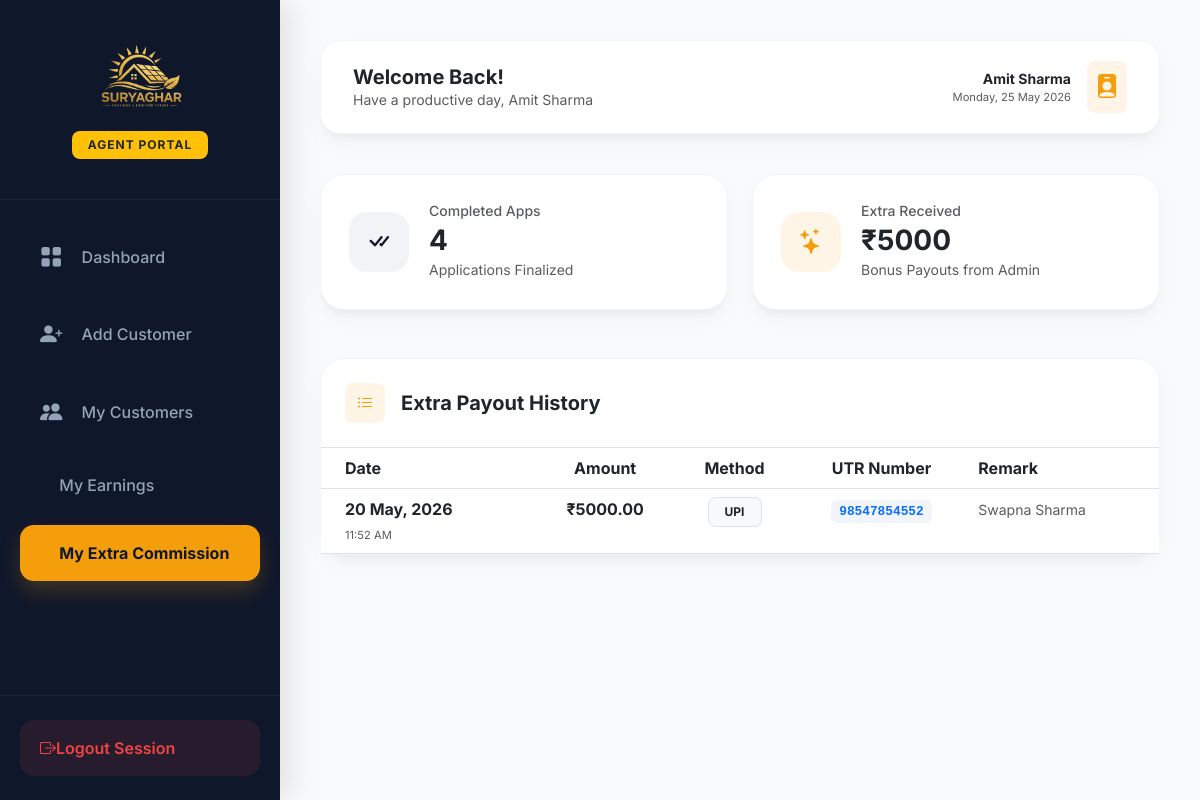
The app's page /agent-extra-commission/ (signed in) with its own data.
### app/models.py (models this page shows, shortened)
class Agent(models.Model):
    name = models.CharField(max_length=100)
    email = models.EmailField(unique=True)
    phone = models.CharField(max_length=15, unique=True)
    address = models.TextField(null=True, blank=True)
    profile_photo = models.ImageField(upload_to='profile_photos/', null=True, blank=True)
    aadhar_number = models.CharField(max_length=15, null=True, blank=True)
    aadhar_card_image = models.ImageField(upload_to='aadhar_cards/', null=True, blank=True)
    password = models.CharField(max_length=100)
    is_active = models.BooleanField(default=True)
    created_at = models.DateTimeField(auto_now_add=True)

class Payment(models.Model):
    PAYMENT_METHODS = [
        ('UPI', 'UPI'),
        ('Cash', 'Cash'),
    ]
    PAYMENT_TYPES = [
        ('Regular', 'Regular Commission'),
        ('Extra', 'Extra Commission'),
    ]
    agent = models.ForeignKey(Agent, on_delete=models.CASCADE, related_name='payments')
    amount = models.DecimalField(max_digits=10, decimal_places=2)
    method = models.CharField(max_length=10, choices=PAYMENT_METHODS)
    payment_type = models.CharField(max_length=20, choices=PAYMENT_TYPES, default='Regular')
    utr_number = models.CharField(max_length=50, null=True, blank=True)
    date = models.DateTimeField(auto_now_add=True)
    remark = models.CharField(max_length=255, null=True, blank=True)

### app/views.py (the view)
# urls.py: path('agent-extra-commission/', views.agent_extra_commission_view, name='agent_extra_commission'), # Agent's extra earnings list
def agent_extra_commission_view(request):
    agent_id = request.session.get('agent_id')
    if not agent_id:
        return redirect('agent_login')
    agent = get_object_or_404(Agent, id=agent_id)
    confirmed_count = Customer.objects.filter(agent=agent, status='Confirmed').count()
    total_paid_extra = Payment.objects.filter(agent=agent, payment_type='Extra').aggregate(Sum('amount'))['amount__sum'] or 0
    payments = Payment.objects.filter(agent=agent, payment_type='Extra').order_by('-date')
    return render(request, 'agent/extra_commission_list.html', {
        'agent': agent,
        'confirmed_count': confirmed_count,
        'total_paid_extra': total_paid_extra,
        'payments': payments
    })

### app/templates/agent/extra_commission_list.html (shortened to what this page needs)
{% extends 'agent/agent_dashboard.html' %}
{% load static %}
{% block sidebar_nav %}
<a class="nav-link {% if request.resolver_match.url_name == 'agent_dashboard' %}active{% endif %}" href="{% url 'agent_dashboard' %}">
    <i class="bi bi-grid-fill"></i> Dashboard
</a>
<a class="nav-link {% if request.resolver_match.url_name == 'add_customer' %}active{% endif %}" href="{% url 'add_customer' %}">
    <i class="bi bi-person-plus-fill"></i> Add Customer
</a>
<a class="nav-link {% if request.resolver_match.url_name == 'agent_customer_list' %}active{% endif %}" href="{% url 'agent_customer_list' %}">
    <i class="bi bi-people-fill"></i> My Customers
</a>
<a class="nav-link {% if request.resolver_match.url_name == 'agent_commission' %}active{% endif %}" href="{% url 'agent_commission' %}">
     My Earnings
</a>
<a class="nav-link {% if request.resolver_match.url_name == 'agent_extra_commission' %}active{% endif %}" href="{% url 'agent_extra_commission' %}">
     My Extra Commission
</a>
{% endblock %}
{% block dashboard_content %}
<div class="row g-4 mb-5">
    <div class="col-md-6">
        <div class="stat-card">
            <div class="stat-icon icon-navy">
                <i class="bi bi-check-all"></i>
            </div>
            <div>
                <h6 class="text-muted small mb-1">Completed Apps</h6>
                <h3 class="fw-bold mb-0 text-dark">{{ confirmed_count }}</h3>
                <small class="text-muted extra-small">Applications Finalized</small>
            </div>
        </div>
    </div>
    <div class="col-md-6">
        <div class="stat-card">
            <div class="stat-icon icon-gold">
                <i class="bi bi-stars"></i>
            </div>
            <div>
                <h6 class="text-muted small mb-1">Extra Received</h6>
                <h3 class="fw-bold mb-0 text-dark">₹{{ total_paid_extra }}</h3>
                <small class="text-muted extra-small">Bonus Payouts from Admin</small>
            </div>
        </div>
    </div>
</div>
<div class="modern-card p-0">
    <div class="p-4 border-bottom d-flex align-items-center">
        <div class="icon-gold p-2 rounded-3 me-3" style="width: 40px; height: 40px; display: flex; align-items: center; justify-content: center;">
            <i class="bi bi-list-ul"></i>
        </div>
        <h5 class="fw-bold mb-0 text-dark">Extra Payout History</h5>
    </div>
    <div class="table-responsive">
        <table class="table modern-table mb-0">
            <thead>
                <tr>
                    <th class="ps-4">Date</th>
                    <th class="text-center">Amount</th>
                    <th class="text-center">Method</th>
                    <th class="text-center">UTR Number</th>
                    <th>Remark</th>
                </tr>
            </thead>
            <tbody>
                {% for payment in payments %}
                <tr>
                    <td class="ps-4">
                        <div class="fw-bold text-dark">{{ payment.date|date:"d M, Y" }}</div>
                        <small class="text-muted" style="font-size: 0.7rem;">{{ payment.date|time:"h:i A" }}</small>
                    </td>
                    <td class="text-center fw-bold text-dark">₹{{ payment.amount }}</td>
                    <td class="text-center">
                        <span class="badge bg-light text-dark border px-3 py-2" style="border-radius: 8px;">{{ payment.method }}</span>
                    </td>
                    <td class="text-center">
                        {% if payment.utr_number %}
                            <code class="text-primary fw-bold" style="font-size: 0.8rem; background: #f1f5f9; padding: 4px 8px; border-radius: 6px;">{{ payment.utr_number }}</code>
                        {% else %}
                            <span class="text-muted small">-</span>
                        {% endif %}
                    </td>
                    <td>
                        {% if payment.remark %}
                            <span class="small text-muted">{{ payment.remark }}</span>
                        {% else %}
                            <span class="text-muted small">No remark</span>
                        {% endif %}
                    </td>
                </tr>
                {% endfor %}
            </tbody>
        </table>
    </div>
</div>
{% endblock %}

### app/templates/agent/agent_dashboard.html (shortened to what this page needs)
{% load static %}
<!DOCTYPE html>
<html lang="en">
<head>
    <link href="https://cdn.jsdelivr.net/npm/bootstrap@5.3.0/dist/css/bootstrap.min.css" rel="stylesheet">
    <link rel="stylesheet" href="https://cdn.jsdelivr.net/npm/bootstrap-icons@1.11.1/font/bootstrap-icons.css">
</head>
<body>
    <div class="sidebar" id="sidebar">
        <div class="sidebar-logo-container">
            <img src="{% static 'images/logo.png' %}" alt="Suryaghar Logo" class="img-fluid mb-3" style="max-height: 75px;">
            <div class="text-center">
                <span class="badge bg-warning text-dark fw-bold px-3 py-2" style="border-radius: 8px; font-size: 0.75rem; letter-spacing: 1px;">
                    AGENT PORTAL
                </span>
            </div>
        </div>
        <div class="sidebar-nav">
            {% block sidebar_nav %}{% endblock %}
        </div>
        <div class="logout-container">
            <a href="{% url 'logout' %}" class="logout-link">
                <i class="bi bi-box-arrow-right"></i>
                <span>Logout Session</span>
            </a>
        </div>
    </div>
    <div class="main-content">
        <div class="topbar d-flex justify-content-between align-items-center">
            <div class="d-flex align-items-center gap-3">
                <div>
                    <h5 class="fw-bold mb-0 text-dark">{% block page_title %}{% block welcome_msg %}Welcome Back!{% endblock %}{% endblock %}</h5>
                    <p class="text-muted small mb-0">{% block page_subtitle %}{% block sub_welcome %}Have a productive day, {{ request.session.agent_name|default:"Agent" }}{% endblock %}{% endblock %}</p>
                </div>
            </div>
            <div class="d-flex align-items-center gap-3">
                <div class="text-end d-none d-sm-block">
                    <div class="fw-bold small text-dark">{{ request.session.agent_name|default:"Field Agent" }}</div>
                    <div class="text-muted extra-small" style="font-size: 0.7rem;">{% now "l, d M Y" %}</div>
                </div>
                <div class="icon-gold p-2 rounded-3">
                    <i class="bi bi-person-badge-fill fs-4"></i>
                </div>
            </div>
        </div>
        {% block dashboard_content %}{% endblock %}
    </div>
</body>
</html>

### app/templates/agent/agent_dashboard.html (style rules this page uses)
:root { --sidebar-width: 280px; --deep-navy: #0f172a; --secondary-navy: #1e293b; --gold-primary: #f59e0b; --gold-hover: #d97706; --bg-light: #f8fafc; --text-main: #1e293b; --text-muted: #64748b; --card-shadow: 0 10px 25px -5px rgba(0, 0, 0, 0.05), 0 8px 10px -6px rgba(0, 0, 0, 0.05); --transition: all 0.3s cubic-bezier(0.4, 0, 0.2, 1); }
body { font-family: 'Inter', system-ui, -apple-system, sans-serif; background-color: var(--bg-light); color: var(--text-main); }
.sidebar { width: var(--sidebar-width); height: 100vh; position: fixed; left: 0; top: 0; background: var(--deep-navy); z-index: 1050; transition: var(--transition); display: flex; flex-direction: column; box-shadow: 10px 0 30px rgba(0,0,0,0.1); }
.sidebar-logo-container { padding: 2.5rem 1.5rem; text-align: center; border-bottom: 1px solid rgba(255,255,255,0.05); }
.sidebar-nav { padding: 1.5rem 1.25rem; flex-grow: 1; overflow-y: auto; }
.nav-link { display: flex; align-items: center; padding: 1rem 1.25rem; color: #94a3b8; border-radius: 14px; margin-bottom: 0.75rem; transition: var(--transition); font-weight: 500; }
.nav-link i { font-size: 1.4rem; margin-right: 1.2rem; }
.nav-link.active { background: var(--gold-primary); color: var(--deep-navy) !important; font-weight: 700; box-shadow: 0 10px 20px rgba(245, 158, 11, 0.2); }
.logout-container { padding: 1.5rem 1.25rem; border-top: 1px solid rgba(255,255,255,0.05); }
.logout-link { display: flex; align-items: center; padding: 1rem 1.25rem; color: #ef4444; border-radius: 14px; background: rgba(239, 68, 68, 0.1); transition: var(--transition); font-weight: 600; text-decoration: none; }
.main-content { margin-left: var(--sidebar-width); padding: 2.5rem; min-height: 100vh; }
.topbar { background: white; padding: 1.25rem 2rem; border-radius: 20px; box-shadow: var(--card-shadow); margin-bottom: 2.5rem; border: 1px solid #f1f5f9; }
.modern-card { background: white; border: none; border-radius: 24px; box-shadow: var(--card-shadow); padding: 2rem; transition: var(--transition); border: 1px solid #f1f5f9; }
.stat-card { background: white; border-radius: 24px; padding: 1.75rem; display: flex; align-items: center; box-shadow: var(--card-shadow); transition: var(--transition); border: 1px solid #f1f5f9; }
.stat-icon { width: 60px; height: 60px; border-radius: 18px; display: flex; align-items: center; justify-content: center; font-size: 1.6rem; margin-right: 1.25rem; }
.icon-gold { background: rgba(245, 158, 11, 0.1); color: var(--gold-primary); }
.icon-navy { background: rgba(15, 23, 42, 0.05); color: var(--deep-navy); }

### records on screen
Agent: session.agent_name "Amit Sharma"
Payment: date "20 May, 2026", date "11:52 AM", amount "5000.00", method "UPI", utr_number "98547854552", remark "Swapna Sharma"

### other values on screen
{{ confirmed_count }} "4"
{{ total_paid_extra }} "5000"
